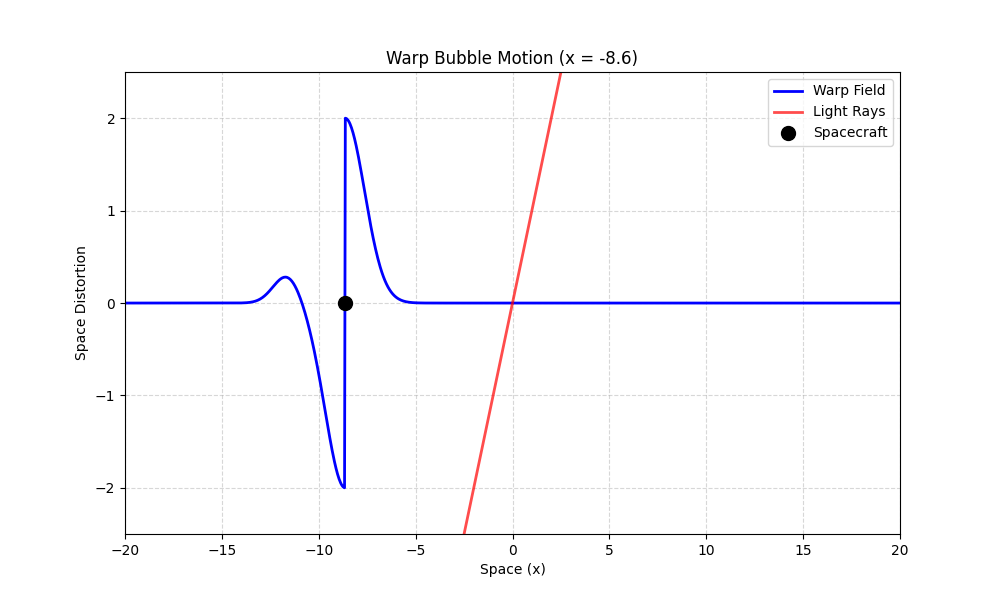

The script that saved this image:
import numpy as np
import matplotlib.pyplot as plt
from matplotlib.animation import FuncAnimation
from PIL import Image  # For GIF export (optional)

# ===== Physics Functions =====
def warp_bubble(x, x0, sigma, contraction_strength=1.0, expansion_strength=1.0):
    """Generates a warp bubble with contraction, expansion, and a wake effect."""
    bubble = np.exp(-((x - x0) ** 2) / (2 * sigma ** 2))
    contraction = -contraction_strength * bubble * (x < x0)
    expansion = expansion_strength * bubble * (x > x0)
    wake = 0.3 * np.exp(-((x - x0 + 3) ** 2)) * (x < x0)  # Trailing wake
    return contraction + expansion + wake

def light_ray_trajectory(x, warp_field, bending_strength=1.0):
    """Simulates light bending due to the warp field (nonlinear effect)."""
    return x + bending_strength * np.sin(warp_field)  # Nonlinear distortion

# ===== Animation Setup =====
def init_animation():
    """Initialize empty plot."""
    line_warp.set_data([], [])
    line_light.set_data([], [])
    spacecraft.set_data([], [])
    return line_warp, line_light, spacecraft

def update_animation(frame):
    """Update the plot for each frame."""
    x0 = x0_values[frame]
    warp_field = warp_bubble(x, x0, sigma, contraction_strength, expansion_strength)
    light_rays = light_ray_trajectory(x, warp_field, bending_strength)
    
    # Update plot data
    line_warp.set_data(x, warp_field)
    line_light.set_data(x, light_rays)
    spacecraft.set_data([x0], [0])
    
    # Dynamic y-axis scaling
    ax.set_ylim(np.min(warp_field) - 0.5, np.max(warp_field) + 0.5)
    ax.set_title(f"Warp Bubble Motion (x = {x0:.1f})")
    return line_warp, line_light, spacecraft

# ===== Main Simulation =====
def main(save_gif=False):
    global x, sigma, contraction_strength, expansion_strength, bending_strength
    global num_frames, x0_values, line_warp, line_light, spacecraft, ax

    # Parameters
    x = np.linspace(-20, 20, 1000)  # Space coordinates
    sigma = 1.0                      # Warp bubble width
    contraction_strength = 2.0       # Front contraction strength
    expansion_strength = 2.0         # Rear expansion strength
    bending_strength = 2.0           # Light bending magnitude
    num_frames = 100                 # Animation frames
    x0_values = np.linspace(-15, 15, num_frames)  # Warp bubble path

    # Plot setup
    fig, ax = plt.subplots(figsize=(10, 6))
    line_warp, = ax.plot([], [], label="Warp Field", color="blue", lw=2)
    line_light, = ax.plot([], [], label="Light Rays", color="red", lw=2, alpha=0.7)
    spacecraft, = ax.plot([], [], 'ko', markersize=10, label="Spacecraft")
    
    # Styling
    ax.set_xlim(-20, 20)
    ax.set_ylim(-3, 3)
    ax.set_xlabel("Space (x)")
    ax.set_ylabel("Space Distortion")
    ax.grid(True, linestyle="--", alpha=0.5)
    ax.legend(loc="upper right")

    # Create animation
    ani = FuncAnimation(
        fig, update_animation, frames=num_frames,
        init_func=init_animation, blit=False, interval=50
    )

    # Save as GIF (optional)
    if save_gif:
        print("Saving GIF... (this may take a moment)")
        ani.save("warp_wave_simulation.gif", writer="pillow", fps=30, dpi=300)
        print("GIF saved as 'warp_drive.gif'")

    plt.show()

# ===== Run Simulation =====
if __name__ == "__main__":
    main(save_gif=True)  # Set `save_gif=False` to disable export
